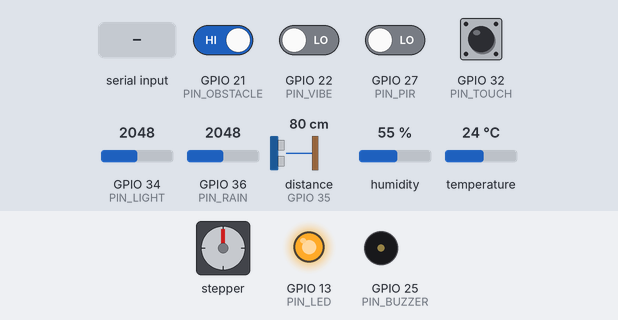
Recording of a sketch running on a simulated ESP32. On the bench: stepper motor, output pins drawn as LEDs (lit = HIGH), buzzer (waves = sounding, pin HIGH). Wiring (inferred from the names in the program): ultrasonic range finder: trigger GPIO 33; echo GPIO 35; stepper motor (2048 steps per turn assumed): coils GPIO 12, GPIO 14, GPIO 18, GPIO 19. The test bench sets the inputs (shaded band); at power-on: GPIO 21 (PIN_OBSTACLE) HIGH, GPIO 22 (PIN_VIBE), GPIO 27 (PIN_PIR), GPIO 32 (PIN_TOUCH) LOW, distance to the obstacle (sensor on GPIO 35) 80 cm, GPIO 34 (PIN_LIGHT) = 2048, GPIO 36 (PIN_RAIN) = 2048, humidity 55 %, temperature 24 °C. The echo pulse lasts 58.3 µs per cm; pins used as bus, display or sensor lines are not drawn; what the sketch prints to the serial monitor is not drawn.

Above: at 1.2 s.
1.3 s: "approach\n" received over Serial
At 2.1 s:
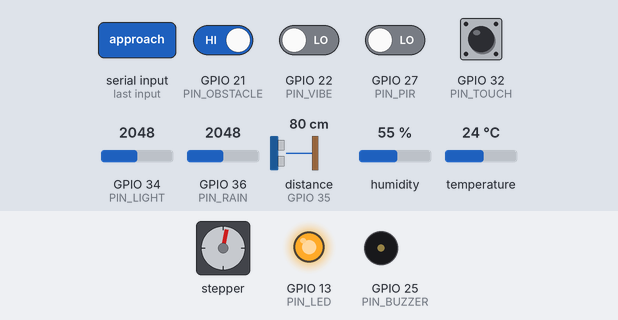
4.8 s: distance to the obstacle (sensor on GPIO 35) set to 27 cm
8.3 s: distance to the obstacle (sensor on GPIO 35) set to 22 cm
At 9.1 s:
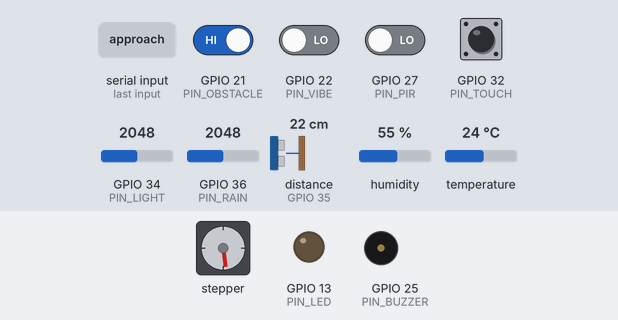
9.8 s: GPIO 27 (PIN_PIR) driven HIGH
At 10.9 s:
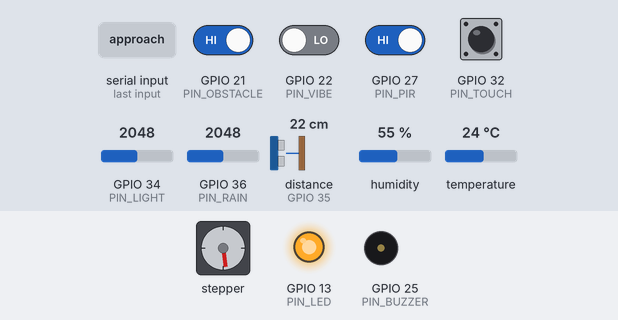
11.3 s: "follow\n" received over Serial
At 12.5 s:
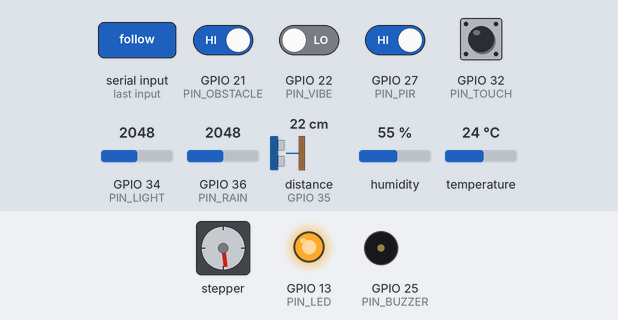
12.8 s: GPIO 27 (PIN_PIR) driven LOW
At 13.1 s:
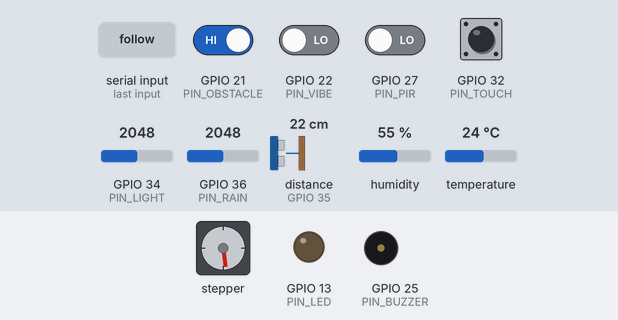
Timing chart, 0 to 15.3 s (numbered marks = the images above; inputs shaded):
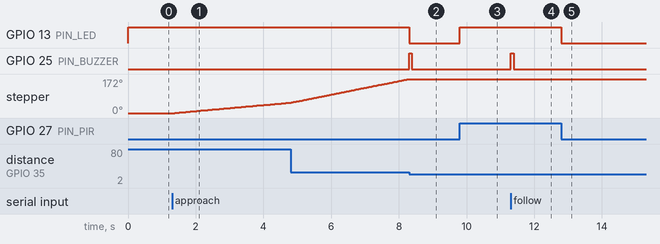

Measured:
- the behaviour switches between 25 and 24 cm on distance to the obstacle (sensor on GPIO 35) (found by bisection; images 1 and 2)
- after the input at 1.3 s, stepper: keeps turning clockwise at about 16°/s, starting after 0.08 s
- after the input at 8.3 s, GPIO 13 (PIN_LED): HIGH → LOW at once; GPIO 25 (PIN_BUZZER): LOW → HIGH at once, → LOW 0.08 s later; stepper: stops changing and stays 172°
- after the input at 9.8 s, GPIO 13 (PIN_LED): LOW → HIGH at once
- after the input at 11.3 s, GPIO 25 (PIN_BUZZER): LOW → HIGH at once, → LOW 0.08 s later
- after the input at 12.8 s, GPIO 13 (PIN_LED): HIGH → LOW at once

The sketch:

ruok_esp32.ino
```cpp
/*
  RUOK — one ESP32 sketch.
  Reads every sensor, prints one JSON line, runs the ULN2003 stepper,
  buzzer, and status LED. Laptop sends commands on the same USB serial.

  Arduino IDE: Board = ESP32 Dev Module, 115200.
  Library Manager: "DHT sensor library" by Adafruit + "Adafruit Unified Sensor".
  Close Serial Monitor before running Python on the HP.
*/

#include <DHT.h>

// ---- pins (locked) ----
const int PIN_IN1 = 12;
const int PIN_IN2 = 14;
const int PIN_IN3 = 18;
const int PIN_IN4 = 19;
const int PIN_LED = 13;
const int PIN_OBSTACLE = 21;
const int PIN_VIBE = 22;
const int PIN_DHT = 23;
const int PIN_BUZZER = 25;
const int PIN_PIR = 27;
const int PIN_TOUCH = 32;
const int PIN_TRIG = 33;
const int PIN_LIGHT = 34;
const int PIN_ECHO = 35;
const int PIN_RAIN = 36;

// Many IR obstacle boards go LOW when something is in front.
const bool OBSTACLE_ACTIVE_LOW = true;

DHT dht(PIN_DHT, DHT11);

const int STEP_PINS[4] = {PIN_IN1, PIN_IN2, PIN_IN3, PIN_IN4};
// 28BYJ-48 half-step sequence
const int HALF_STEP[8][4] = {
  {1, 0, 0, 0},
  {1, 1, 0, 0},
  {0, 1, 0, 0},
  {0, 1, 1, 0},
  {0, 0, 1, 0},
  {0, 0, 1, 1},
  {0, 0, 0, 1},
  {1, 0, 0, 1},
};

enum DriveMode { DRIVE_STOP, DRIVE_APPROACH, DRIVE_FOLLOW, DRIVE_LEFT, DRIVE_RIGHT };
DriveMode drive = DRIVE_STOP;
int stepIndex = 0;
int stepDir = 1;
unsigned long lastStepMs = 0;
unsigned long lastJsonMs = 0;
unsigned long lastDhtMs = 0;
unsigned long lastBeepMs = 0;
unsigned long beepUntil = 0;
unsigned long turnUntil = 0;

float humidity = -1;
float tempC = -1;

void setup() {
  Serial.begin(115200);
  pinMode(PIN_IN1, OUTPUT);
  pinMode(PIN_IN2, OUTPUT);
  pinMode(PIN_IN3, OUTPUT);
  pinMode(PIN_IN4, OUTPUT);
  pinMode(PIN_LED, OUTPUT);
  pinMode(PIN_BUZZER, OUTPUT);
  pinMode(PIN_OBSTACLE, INPUT_PULLUP);
  pinMode(PIN_VIBE, INPUT);
  pinMode(PIN_PIR, INPUT);
  pinMode(PIN_TOUCH, INPUT);
  pinMode(PIN_TRIG, OUTPUT);
  pinMode(PIN_ECHO, INPUT);
  digitalWrite(PIN_TRIG, LOW);
  coilOff();
  dht.begin();
}

void coilOff() {
  for (int i = 0; i < 4; i++) digitalWrite(STEP_PINS[i], LOW);
}

void applyStep() {
  for (int i = 0; i < 4; i++) {
    digitalWrite(STEP_PINS[i], HALF_STEP[stepIndex][i]);
  }
}

void stepOnce() {
  applyStep();
  stepIndex += stepDir;
  if (stepIndex > 7) stepIndex = 0;
  if (stepIndex < 0) stepIndex = 7;
}

int readUltrasonicCm() {
  digitalWrite(PIN_TRIG, LOW);
  delayMicroseconds(2);
  digitalWrite(PIN_TRIG, HIGH);
  delayMicroseconds(10);
  digitalWrite(PIN_TRIG, LOW);
  unsigned long us = pulseIn(PIN_ECHO, HIGH, 30000);
  if (us == 0) return -1;
  return (int)(us * 0.0343 / 2.0);
}

int obstacleBlocked() {
  int raw = digitalRead(PIN_OBSTACLE);
  if (OBSTACLE_ACTIVE_LOW) return raw == LOW ? 1 : 0;
  return raw == HIGH ? 1 : 0;
}

void beep(unsigned int ms) {
  beepUntil = millis() + ms;
  digitalWrite(PIN_BUZZER, HIGH);
}

void handleLine(String line) {
  line.trim();
  line.toLowerCase();
  if (line.length() == 0) return;

  // Accept {"cmd":"stop"} or plain: stop
  if (line.indexOf("stop") >= 0 && line.indexOf("approach") < 0) {
    drive = DRIVE_STOP;
    coilOff();
    return;
  }
  if (line.indexOf("approach") >= 0) {
    drive = DRIVE_APPROACH;
    stepDir = 1;
    return;
  }
  if (line.indexOf("follow") >= 0) {
    drive = DRIVE_FOLLOW;
    stepDir = 1;
    return;
  }
  if (line.indexOf("left") >= 0) {
    drive = DRIVE_LEFT;
    stepDir = -1;
    turnUntil = millis() + 800;
    return;
  }
  if (line.indexOf("right") >= 0) {
    drive = DRIVE_RIGHT;
    stepDir = 1;
    turnUntil = millis() + 800;
    return;
  }
  if (line.indexOf("beep") >= 0) {
    beep(120);
    return;
  }
}

void readSerialCommands() {
  static String buf;
  while (Serial.available()) {
    char c = (char)Serial.read();
    if (c == '\n' || c == '\r') {
      handleLine(buf);
      buf = "";
    } else if (buf.length() < 120) {
      buf += c;
    }
  }
}

void loop() {
  readSerialCommands();
  unsigned long now = millis();

  if (now - lastDhtMs > 2500) {
    lastDhtMs = now;
    float h = dht.readHumidity();
    float t = dht.readTemperature();
    if (!isnan(h)) humidity = h;
    if (!isnan(t)) tempC = t;
  }

  int pir = digitalRead(PIN_PIR);
  int vibe = digitalRead(PIN_VIBE);
  int touch = digitalRead(PIN_TOUCH);
  int blocked = obstacleBlocked();
  int usCm = readUltrasonicCm();
  int light = analogRead(PIN_LIGHT);
  int rain = analogRead(PIN_RAIN);

  // Local safety: never roll into a shin even if the laptop is quiet.
  if (blocked || (usCm > 0 && usCm < 25) || vibe) {
    if (drive != DRIVE_STOP) {
      drive = DRIVE_STOP;
      coilOff();
      beep(80);
    }
  }

  if (now >= beepUntil) digitalWrite(PIN_BUZZER, LOW);

  unsigned int stepDelay = (drive == DRIVE_FOLLOW) ? 4 : 2;
  bool turning = (drive == DRIVE_LEFT || drive == DRIVE_RIGHT);
  if (turning && now > turnUntil) {
    drive = DRIVE_STOP;
    coilOff();
  }

  if (drive != DRIVE_STOP && now - lastStepMs >= stepDelay) {
    lastStepMs = now;
    stepOnce();
  }

  bool talkingRange = (usCm >= 40 && usCm <= 160);
  digitalWrite(PIN_LED, (pir || drive != DRIVE_STOP || talkingRange) ? HIGH : LOW);

  if (now - lastJsonMs >= 200) {
    lastJsonMs = now;
    Serial.print("{\"pir\":");
    Serial.print(pir);
    Serial.print(",\"us_cm\":");
    Serial.print(usCm);
    Serial.print(",\"obstacle\":");
    Serial.print(blocked);
    Serial.print(",\"touch\":");
    Serial.print(touch);
    Serial.print(",\"light\":");
    Serial.print(light);
    Serial.print(",\"rain\":");
    Serial.print(rain);
    Serial.print(",\"humidity\":");
    Serial.print(humidity, 1);
    Serial.print(",\"temp_c\":");
    Serial.print(tempC, 1);
    Serial.print(",\"vibe\":");
    Serial.print(vibe);
    Serial.print(",\"drive\":\"");
    if (drive == DRIVE_APPROACH) Serial.print("approach");
    else if (drive == DRIVE_FOLLOW) Serial.print("follow");
    else if (drive == DRIVE_LEFT) Serial.print("left");
    else if (drive == DRIVE_RIGHT) Serial.print("right");
    else Serial.print("stop");
    Serial.println("\"}");
  }
}
```
